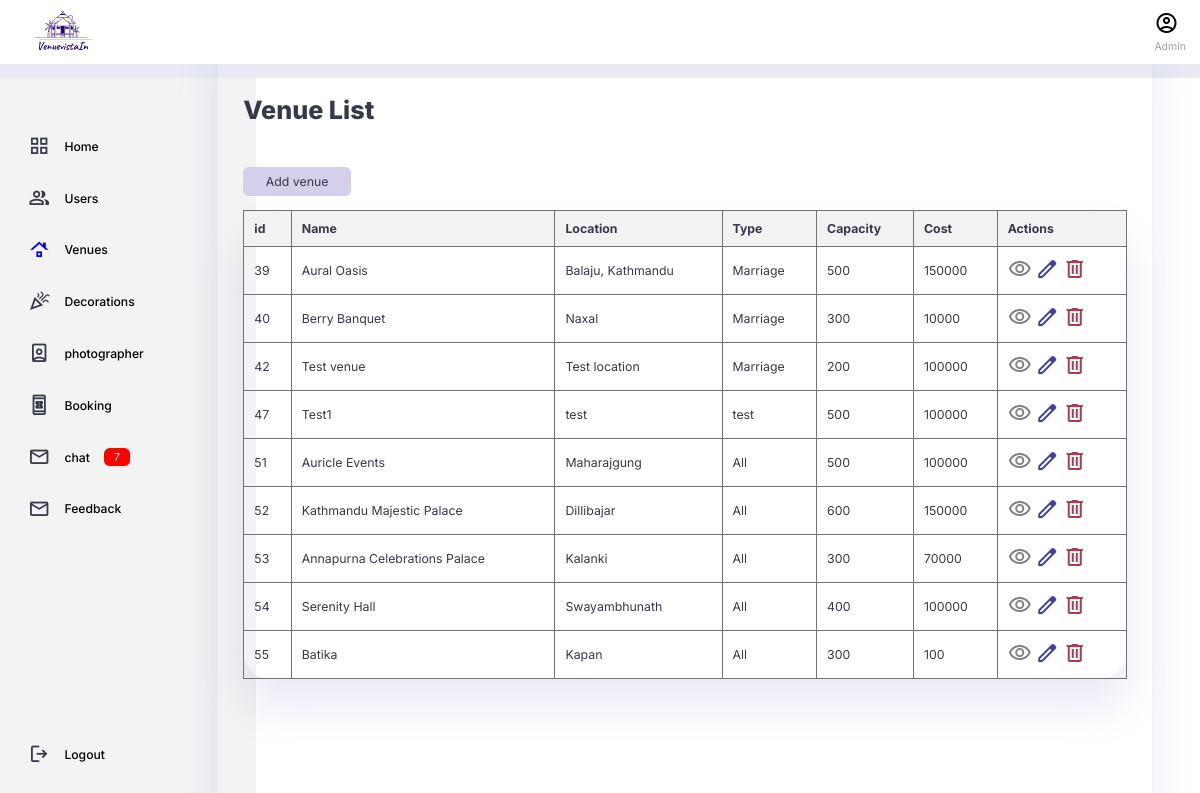
The app's page /venue_list, older data.
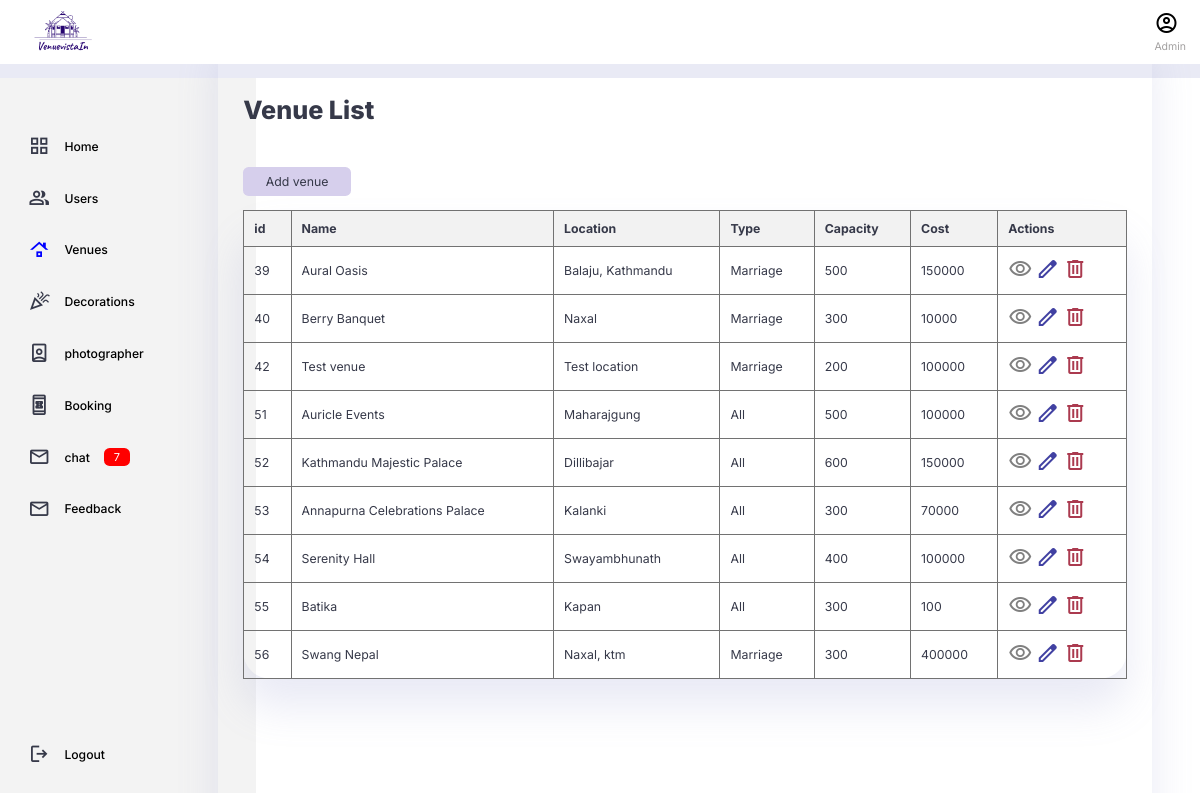
The same page, newer data.
### Venues/models.py (models this page shows)
class Venues(models.Model): #making class
    Name = models.CharField(max_length=100) #making field
    Location = models.CharField(max_length=100) #making field
    Type = models.CharField(max_length=100,null=True,default=None) #making field
    Description = models.CharField(max_length=200) #making field
    Capacity = models.IntegerField(default=0, null=True, blank=True)
    Cost= models.IntegerField(default=0, null=True, blank=True)
    Venue_image = models.ManyToManyField('ImageFile')

### Venues/views.py (the view)
# urls.py: path('venue_list', views.venue_list, name= "venue_list"),  #Path for the register page
def venue_list(request):
    venues = Venues.objects.all()  #fetch venues from the database
    return render(request, 'venues/venue_list.html', {'venues': venues})

### templates/venues/venue_list.html (shortened to what this page needs)
{% load static %}
 <!DOCTYPE html>
 <html lang="en">
 <head>
     <link rel="stylesheet" href="{% static 'css/venuelist.css' %}">
     <link rel="stylesheet" href="https://cdnjs.cloudflare.com/ajax/libs/font-awesome/4.7.0/css/font-awesome.min.css">
 </head>
</head>
<body>
    <div class="navbar">
        <div class="logo">
            <img src="{% static 'images/logoa.png' %}">
        </div>
        <div class="profile">
            <button id="btn">
                <span class="material-symbols-outlined">account_circle</span>
            </button>
            <div class="info">
                <small class="text-muted">Admin </small>
            </div>
        </div>
  </div>
  <div class="container">
    <aside>
        <div class="top">
            <div class="sidebar">
                <a href="/adminpanel">
                    <span class="material-symbols-outlined">grid_view</span>
                    <h3> Home </h3>
                </a>
                <a href="/user_list" onclick="loadUenueList()">
                    <span class="material-symbols-outlined">group</span>
                    <h3> Users </h3>
                </a>
                <a href="/venue_list" class="sidebar-link" style="color:blue;" onclick="loadVenueList()">
                    <span class="material-symbols-outlined">roofing</span>
                    <h3> Venues </h3>
                </a>
                <a href="/decoration_list">
                    <span class="material-symbols-outlined">celebration</span>
                    <h3> Decorations </h3>
                </a>
                <a href="/photographer_list">
                    <span class="material-symbols-outlined"> person_book</span>
                    <h3> photographer </h3>
                </a>
                <a href="/booking_list">
                    <span class="material-symbols-outlined">book_online</span>
                    <h3> Booking </h3>
                </a>
                <a href="/chat">
                    <span class="material-symbols-outlined">mail_outline</span>
                    <h3> chat </h3>
                    <span class="message-count">7</span>
                </a>
                <a href="/feedback">
                    <span class="material-symbols-outlined">mail_outline</span>
                    <h3> Feedback </h3>
                </a>
                <a href="LogOut">
                    <span class="material-symbols-outlined">logout</span>
                    <h3> Logout </h3>
                </a>
            </div>
        </div>
    </aside>
    <main>
      <h1>Venue List</h1>
     <div class="addvenue">
      <a href="{% url 'addvenue' %}" class="btn btn-primary">Add venue</a>
     </div>
    <div class="tab">
      <table>
        <thead>
            <tr>
                <th>id</th>
                <th>Name</th>
                <th>Location</th>
                <th>Type</th>
                <th>Capacity</th>
                <th>Cost</th>
                <th>Actions</th>
            </tr>
        </thead>
        <tbody>
            {% for venue in venues %}
                <tr>
                    <td>{{ venue.id }}</td>
                    <td>{{ venue.Name }}</td>
                    <td>{{ venue.Location }}</td>
                    <td>{{ venue.Type }}</td>
                    <td>{{ venue.Capacity }}</td>
                    <td>{{ venue.Cost }}</td>
                    <td>
                        <a href="{% url 'view_venue' venue.id %}" class="btn btn-info"><span class="material-symbols-outlined" style="color:gray">visibility</span> </a>
                        <a href="{% url 'update_venue' venue.id %}" enctype="multipart/form-data" class="btn btn-primary"><span class="material-symbols-outlined" style="color:#4141a2">edit</span></a>
                        <a href="{% url 'delete_venue' venue.id %}" onclick="return confirmDelete('{{ venue.Name }}');" class="btn btn-danger" style="color:#ab3a4f"><span class="material-symbols-outlined">delete</span></a>
                    </td>
                </tr>
            {% endfor %}
        </tbody>
      </table>
    </div>
    </main>
   </div>
</body>
</html>

Row changes from the older to the newer data that the page shows:
removed Venues: id "47", Name "Test1", Location "test", Type "test", Capacity "500", Cost "100000"
added Venues: id "56", Name "Swang Nepal", Location "Naxal, ktm", Type "Marriage", Capacity "300", Cost "400000"
